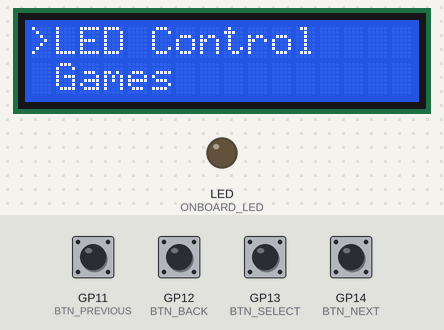
The program below on a simulated Raspberry Pi Pico W. Parts: 16×2 character LCD, output pins drawn as LEDs (lit = HIGH). Inputs (shaded band) come from the test bench; at power-on: GP11 (BTN_PREVIOUS), GP12 (BTN_BACK), GP13 (BTN_SELECT), GP14 (BTN_NEXT) HIGH. What the program prints to the serial monitor is not drawn.

Above: at 1.2 s.
1.3 s: GP11 (BTN_PREVIOUS) pulled LOW for 0.15 s
At 2.5 s:
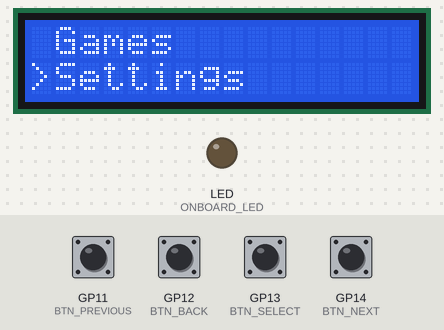
2.9 s: GP11 (BTN_PREVIOUS) pulled LOW for 1 s
At 4.0 s:
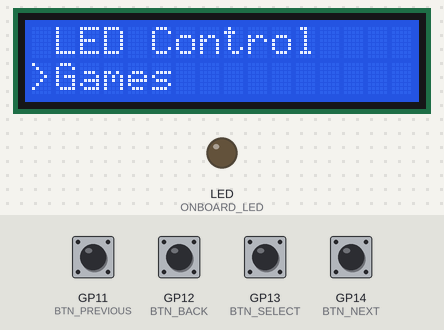
8.6 s: GP14 (BTN_NEXT) pulled LOW for 0.15 s
At 9.5 s:
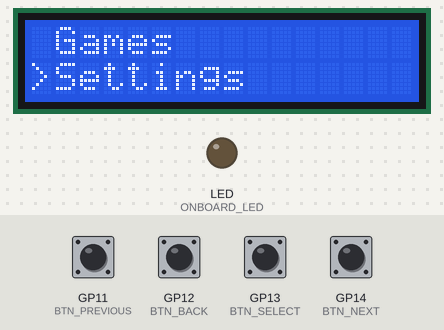
10.2 s: GP14 (BTN_NEXT) pulled LOW for 1 s
At 10.7 s:
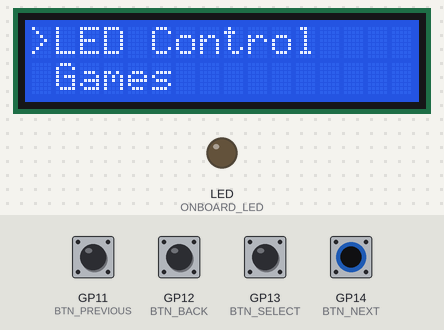
Timing chart, 0 to 13.2 s (numbered marks = the images above; inputs shaded):
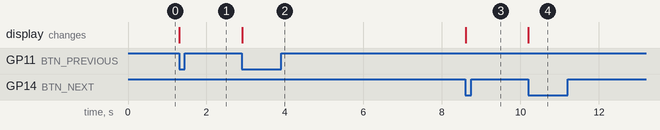

Measured:
- after the input at 1.3 s, the display: changes at once (image 1)
- after the input at 2.9 s, the display: changes at once (image 2)
- after the input at 8.6 s, the display: changes at once (image 3)
- after the input at 10.2 s, the display: changes at once (image 4)

The program:

main.cpp
```cpp
#include <Arduino.h>
#include "LCDController.h"
#include "Menu.h"
#include "SimpleVector.h"

// LCD pin configuration
#define RS 16
#define EN 15
#define D4 7
#define D5 6
#define D6 5
#define D7 4

// Button pin assignments
#define BTN_NEXT 14
#define BTN_PREVIOUS 11
#define BTN_SELECT 13
#define BTN_BACK 12

#define ONBOARD_LED LED_BUILTIN

// Debounce settings
unsigned long lastDebounceTime = 0;
const unsigned long debounceDelay = 300; // 300ms debounce delay

// LCD controller and menu structure
LCDController lcd(RS, EN, D4, D5, D6, D7);
// Global SimpleVector declarations removed; now defined inside buildMenuTree()

Menu *currentMenu = nullptr;

Menu *buildMenuTree()
{
  // Menu item vectors
  static SimpleVector<String> itemsMain;
  static SimpleVector<String> itemsLedControl;
  static SimpleVector<String> itemsLedOnOff;

  if (itemsMain.size() == 0)
  {
    itemsMain.push_back("LED Control");
    itemsMain.push_back("Games");
    itemsMain.push_back("Settings");

    itemsLedControl.push_back("On-Off");
    itemsLedControl.push_back("Draw");

    itemsLedOnOff.push_back("All LEDs On");
    itemsLedOnOff.push_back("All LEDs Off");
  }

  // Menu objects
  static Menu menuMain(lcd, itemsMain);
  static Menu menuLedControl(lcd, itemsLedControl);
  static Menu menuLedOnOff(lcd, itemsLedOnOff);

  // Link submenus to their parent items
  menuMain.setSubMenu(0, &menuLedControl);     // LED Control
  menuLedControl.setSubMenu(0, &menuLedOnOff); // On-Off

  return &menuMain;
}

void setup()
{
  Serial.begin(115200);
  pinMode(ONBOARD_LED, OUTPUT);
  Serial.println("Starting setup...");

  lcd.init();
  lcd.clear();

  // Legacy menu setup removed in favor of buildMenuTree()

  currentMenu = buildMenuTree();

  // Set up button pins with internal pull-up resistors
  pinMode(BTN_NEXT, INPUT_PULLUP);
  pinMode(BTN_PREVIOUS, INPUT_PULLUP);
  pinMode(BTN_SELECT, INPUT_PULLUP);
  pinMode(BTN_BACK, INPUT_PULLUP);

  currentMenu->show();
}

void loop()
{
  static bool lastSelectState = HIGH;
  static bool lastBackState = HIGH;
  static bool lastNextState = HIGH;
  static bool lastPreviousState = HIGH;

  unsigned long currentMillis = millis();

  bool selectState = digitalRead(BTN_SELECT);
  bool backState = digitalRead(BTN_BACK);
  bool nextState = digitalRead(BTN_NEXT);
  bool previousState = digitalRead(BTN_PREVIOUS);

  if (selectState == LOW && lastSelectState == HIGH && currentMillis - lastDebounceTime > debounceDelay)
  {
    Serial.println("SELECT button pressed");
    // Save pointer to menu before selection to determine which menu we were in
    Menu *previousMenu = currentMenu;
    Menu *nextMenu = currentMenu->select();
    currentMenu = nextMenu;

    // Only toggle LED when user selects a terminal action item in the LED On-Off menu
    // The LED On-Off menu contains "All LEDs On" and "All LEDs Off"
    // So, if previousMenu's current item is one of those, handle LED
    String selectedItem = previousMenu->getItem(previousMenu->getCurrentIndex());
    if (selectedItem == "All LEDs On")
    {
      digitalWrite(ONBOARD_LED, HIGH);
      Serial.println("LED turned ON");
    }
    else if (selectedItem == "All LEDs Off")
    {
      digitalWrite(ONBOARD_LED, LOW);
      Serial.println("LED turned OFF");
    }

    currentMenu->show();
    lastDebounceTime = currentMillis;
  }
  else if (backState == LOW && lastBackState == HIGH && currentMillis - lastDebounceTime > debounceDelay)
  {
    Serial.println("BACK button pressed");
    Menu *parentMenu = currentMenu->back();
    if (parentMenu != currentMenu)
    {
      currentMenu = parentMenu;
      currentMenu->show();
    }
    lastDebounceTime = currentMillis;
  }
  else if (nextState == LOW && lastNextState == HIGH && currentMillis - lastDebounceTime > debounceDelay)
  {
    Serial.println("NEXT button pressed");
    currentMenu->next();
    lastDebounceTime = currentMillis;
  }
  else if (previousState == LOW && lastPreviousState == HIGH && currentMillis - lastDebounceTime > debounceDelay)
  {
    Serial.println("PREVIOUS button pressed");
    currentMenu->previous();
    lastDebounceTime = currentMillis;
  }

  lastSelectState = selectState;
  lastBackState = backState;
  lastNextState = nextState;
  lastPreviousState = previousState;
}
```

Menu.h
```cpp
/**
 * @file Menu.h
 * @brief Defines the Menu class for creating a navigable menu system on an LCD display.
 */

#ifndef MENU_H
#define MENU_H

#include "LCDController.h"
#include "SimpleVector.h"

/**
 * @class Menu
 * @brief Represents a navigable menu system for an LCD display.
 */
class Menu
{
private:
    LCDController &lcd;              ///< Reference to the LCD controller for displaying the menu.
    SimpleVector<String> &menuItems; ///< Reference to the list of menu items.
    int menuLength;                  ///< Number of items in the menu.
    int currentIndex;                ///< Index of the currently selected menu item.
    int startIndex;                  ///< Index of the first menu item currently displayed (for scrolling).
    SimpleVector<Menu *> subMenus;   ///< Vector of pointers to submenus.
    Menu *parentMenu;                ///< Pointer to the parent menu (if any).

public:
    /**
     * @brief Constructor: Initializes the menu with an LCD controller and a list of menu items.
     * @param lcdController Reference to the LCD controller.
     * @param items Reference to the list of menu items.
     */
    Menu(LCDController &lcdController, SimpleVector<String> &items);

    /**
     * @brief Sets a submenu for the current menu at the given index and links it as a child.
     * @param index Index of the menu item to associate with the submenu.
     * @param subMenu Pointer to the submenu.
     */
    void setSubMenu(int index, Menu *subMenu);

    /**
     * @brief Sets a parent menu for the current menu and links it as a parent.
     * @param parentMenu Pointer to the parent menu.
     */
    void setParentMenu(Menu *parentMenu);

    /**
     * @brief Displays the current menu items on the LCD screen.
     */
    void show();

    /**
     * @brief Moves the selection to the next menu item.
     */
    void next();

    /**
     * @brief Moves the selection to the previous menu item.
     */
    void previous();

    /**
     * @brief Selects the currently highlighted menu item and navigates to the submenu (if available).
     * @return Pointer to the submenu if available, otherwise nullptr.
     */
    Menu *select();

    /**
     * @brief Navigates back to the parent menu (if available).
     * @return Pointer to the parent menu if available, otherwise nullptr.
     */
    Menu *back();

    /**
     * @brief Returns the index of the currently selected menu item.
     * @return The current index.
     */
    int getCurrentIndex() const;

    /**
     * @brief Returns the menu item at a given index.
     * @param index Index of the item to retrieve.
     * @return The menu item string.
     */
    String getItem(int index) const;
};

#endif // MENU_H
```

SimpleVector.h
```cpp
#ifndef SIMPLE_VECTOR_H
#define SIMPLE_VECTOR_H

#include <Arduino.h>

/**
 * @brief A minimalistic dynamic array class.
 *
 * This class provides dynamic storage for elements of type T.
 * It supports basic operations such as adding elements and accessing them.
 *
 * @tparam T The type of elements stored in the vector.
 */
template <typename T>
class SimpleVector
{
private:
    T *data;      ///< Pointer to the dynamically allocated array of elements.
    int capacity; ///< The maximum number of elements the vector can hold before resizing.
    int _size;    ///< The current number of elements in the vector.

    /**
     * @brief Resizes the internal storage to accommodate more elements.
     *
     * This function is called internally when the vector needs to expand its capacity.
     */
    void resize();

public:
    /**
     * @brief Constructs an empty SimpleVector.
     */
    SimpleVector();

    /**
     * @brief Destroys the SimpleVector and frees allocated memory.
     */
    ~SimpleVector();

    /**
     * @brief Adds an element to the end of the vector.
     *
     * @param value The element to be added.
     */
    void push_back(const T &value);

    /**
     * @brief Accesses an element at the specified index (modifiable).
     *
     * @param index The index of the element to access.
     * @return A reference to the element at the specified index.
     */
    T &operator[](int index);

    /**
     * @brief Accesses an element at the specified index (read-only).
     *
     * @param index The index of the element to access.
     * @return A const reference to the element at the specified index.
     */
    const T &operator[](int index) const;

    /**
     * @brief Returns the number of elements currently stored in the vector.
     *
     * @return The number of elements in the vector.
     */
    int size() const { return _size; }
};

#endif
```

Menu.cpp
```cpp
#include "Menu.h"

// Constructor: Initializes the menu with a reference to an LCD controller and a list of items
/**
 * @brief Initializes the menu with a reference to an LCD controller and a list of items.
 *
 * @param lcdController Reference to the LCD controller.
 * @param items List of menu items.
 */
Menu::Menu(LCDController &lcdController, SimpleVector<String> &items)
    : lcd(lcdController), menuItems(items), currentIndex(0), parentMenu(nullptr), startIndex(0) {}

// Sets the submenu for this menu and establishes a parent-child relationship
/**
 * @brief Sets the submenu for this menu and establishes a parent-child relationship.
 *
 * @param index Index of the submenu.
 * @param submenu Pointer to the submenu.
 */
void Menu::setSubMenu(int index, Menu *submenu)
{
    if (subMenus.size() <= index)
    {
        while (subMenus.size() <= index)
        {
            subMenus.push_back(nullptr);
        }
    }
    subMenus[index] = submenu;
    if (submenu != nullptr)
    {
        submenu->setParentMenu(this);
    }
}

// Sets the parent menu for this menu
/**
 * @brief Sets the parent menu for this menu.
 *
 * @param parent Pointer to the parent menu.
 */
void Menu::setParentMenu(Menu *parent)
{
    parentMenu = parent;
}

// Displays the current menu items on the LCD
/**
 * @brief Displays the current menu items on the LCD.
 */
void Menu::show()
{
    lcd.clear();
    menuLength = menuItems.size();
    if (menuLength == 0)
    {
        lcd.print("No Items", 0, 0);
        return;
    }

    int startIndex = 0;
    if (menuLength > 2)
    {
        if (currentIndex == 0)
            startIndex = 0;
        else if (currentIndex == menuLength - 1)
            startIndex = menuLength - 2;
        else
            startIndex = currentIndex - 1;
    }

    for (int i = 0; i < 2; i++)
    {
        int itemIndex = startIndex + i;
        if (itemIndex >= menuLength)
            break;

        lcd.print((itemIndex == currentIndex) ? ">" : " ", i, 0);
        lcd.print(menuItems[itemIndex].substring(0, 15), i, 1);
    }
}

// Moves to the next menu item
/**
 * @brief Moves to the next menu item.
 */
void Menu::next()
{
    if (menuLength > 0)
    {
        currentIndex = (currentIndex + 1) % menuLength;
    }
    show();
}

// Moves to the previous menu item
/**
 * @brief Moves to the previous menu item.
 */
void Menu::previous()
{
    if (menuLength > 0)
    {
        currentIndex = (currentIndex - 1 + menuLength) % menuLength;
    }
    show();
}

// Selects the current menu item and returns the submenu if available
/**
 * @brief Selects the current menu item and returns the submenu if available.
 *
 * @return Pointer to the submenu if available, otherwise returns this menu.
 */
Menu *Menu::select()
{
    if (currentIndex < subMenus.size() && subMenus[currentIndex] != nullptr)
    {
        return subMenus[currentIndex];
    }
    return this;
}

// Goes back to the parent menu if available
/**
 * @brief Goes back to the parent menu if available.
 *
 * @return Pointer to the parent menu if available, otherwise returns this menu.
 */
Menu *Menu::back()
{
    return (parentMenu != nullptr) ? parentMenu : this;
}

/**
 * @brief Returns the index of the currently selected menu item.
 * @return The current index.
 */
int Menu::getCurrentIndex() const
{
    return currentIndex;
}

/**
 * @brief Returns the menu item at a given index.
 * @param index Index of the item to retrieve.
 * @return The menu item string.
 */
String Menu::getItem(int index) const
{
    return menuItems[index];
}
```

SimpleVector.cpp
```cpp
#include "SimpleVector.h"
#include <Arduino.h>
#include <Menu.h>

// Constructor
/**
 * @brief Constructs a SimpleVector with an initial capacity of 4.
 */
template <typename T>
SimpleVector<T>::SimpleVector() : capacity(4), _size(0)
{
    data = new T[capacity];
}

// Destructor
/**
 * @brief Destructs the SimpleVector and releases allocated memory.
 */
template <typename T>
SimpleVector<T>::~SimpleVector()
{
    delete[] data;
}

// Resize function
/**
 * @brief Resizes the vector to double its current capacity.
 */
template <typename T>
void SimpleVector<T>::resize()
{
    capacity *= 2;
    T *newData = new T[capacity];
    for (int i = 0; i < _size; ++i)
    {
        newData[i] = data[i];
    }
    delete[] data;
    data = newData;
}

/**
 * @brief Adds an element to the end of the vector.
 * Resizes the vector if the current capacity is reached.
 *
 * @param value The value to be added to the vector.
 */
template <typename T>
void SimpleVector<T>::push_back(const T &value)
{
    if (_size == capacity)
    {
        resize();
    }
    data[_size++] = value;
}

/**
 * @brief Overloads the subscript operator to access elements.
 *
 * @param index The index of the element to access.
 * @return Reference to the element at the specified index.
 */
template <typename T>
T &SimpleVector<T>::operator[](int index)
{
    return data[index];
}

/**
 * @brief Overloads the subscript operator to access elements (read-only).
 *
 * @param index The index of the element to access.
 * @return Const reference to the element at the specified index.
 */
template <typename T>
const T &SimpleVector<T>::operator[](int index) const
{
    return data[index];
}

// Explicit instantiations
template class SimpleVector<String>;
template class SimpleVector<int>;
template class SimpleVector<Menu *>;
```

LCDController.h
```cpp
#ifndef LCDCONTROLLER_H
#define LCDCONTROLLER_H

#include <LiquidCrystal.h>

// The LCDController class provides an interface for controlling a 16x2 LCD display
class LCDController
/**
 * @file LCDController.h
 * @brief Header file for the LCDController class.
 *
 * This file contains the declaration of the LCDController class, which provides
 * methods to interact with an LCD screen using the LiquidCrystal library.
 */

{
private:
    LiquidCrystal lcd; ///< LiquidCrystal object for interacting with the LCD

public:
    /**
     * @brief Constructor: Initializes the LCDController with the specified pin configuration.
     *
     * @param rs Register select pin.
     * @param en Enable pin.
     * @param d4 Data pin 4.
     * @param d5 Data pin 5.
     * @param d6 Data pin 6.
     * @param d7 Data pin 7.
     */
    LCDController(int rs, int en, int d4, int d5, int d6, int d7);

    /**
     * @brief Initializes the LCD with 16x2 dimensions and clears the screen.
     */
    void init();

    /**
     * @brief Clears all content from the LCD screen.
     */
    void clear();

    /**
     * @brief Prints a message on the LCD at the specified line and column.
     *
     * @param message The message to be printed on the LCD.
     * @param line The line number (0 or 1) where the message will be printed. Default is 0.
     * @param col The column number where the message will start. Default is 0.
     */
    void print(const String &message, int line = 0, int col = 0);

    /**
     * @brief Updates the LCD with two lines of text, clearing the screen first.
     *
     * @param line1 The message to be printed on the first line.
     * @param line2 The message to be printed on the second line. Default is an empty string.
     */
    void update(const String &line1, const String &line2 = "");

    /**
     * @brief Sets the cursor position on the LCD.
     *
     * @param col The column number (0-based).
     * @param row The row number (0-based).
     */
    void setCursor(uint8_t col, uint8_t row);
};

#endif
```

LCDController.cpp
```cpp
/**
 * @file LCDController.cpp
 * @brief Implementation of the LCDController class for managing an LCD display using the LiquidCrystal library.
 */

#include "LCDController.h"

/**
 * @brief Constructor for LCDController.
 *
 * Initializes the LCDController with specified pins for the LiquidCrystal library.
 *
 * @param rs Register select pin.
 * @param en Enable pin.
 * @param d4 Data pin 4.
 * @param d5 Data pin 5.
 * @param d6 Data pin 6.
 * @param d7 Data pin 7.
 */
LCDController::LCDController(int rs, int en, int d4, int d5, int d6, int d7)
    : lcd(rs, en, d4, d5, d6, d7) {}

/**
 * @brief Initializes the LCD.
 *
 * Sets up the LCD with 16x2 dimensions and clears the display.
 */
void LCDController::init()
{
    lcd.begin(16, 2);
    lcd.clear();
}

/**
 * @brief Clears the entire LCD display.
 */
void LCDController::clear()
{
    lcd.clear();
}

/**
 * @brief Prints a message on the LCD.
 *
 * Displays a message at the specified line and column on the LCD.
 *
 * @param message The message to be displayed.
 * @param line The line number (0 or 1) where the message will be displayed.
 * @param col The column number where the message will start.
 */
void LCDController::print(const String &message, int line, int col)
{
    lcd.setCursor(col, line);
    lcd.print(message);
}

/**
 * @brief Updates the LCD with two lines of text.
 *
 * Clears the display first, then prints the provided text on the first and second lines.
 *
 * @param line1 The text to be displayed on the first line.
 * @param line2 The text to be displayed on the second line.
 */
void LCDController::update(const String &line1, const String &line2)
{
    clear();
    print(line1, 0, 0);
    print(line2, 1, 0);
}

/**
 * @brief Sets the cursor position on the LCD.
 *
 * @param col The column number (0-based).
 * @param row The row number (0-based).
 */
void LCDController::setCursor(uint8_t col, uint8_t row)
{
    lcd.setCursor(col, row);
}
```
